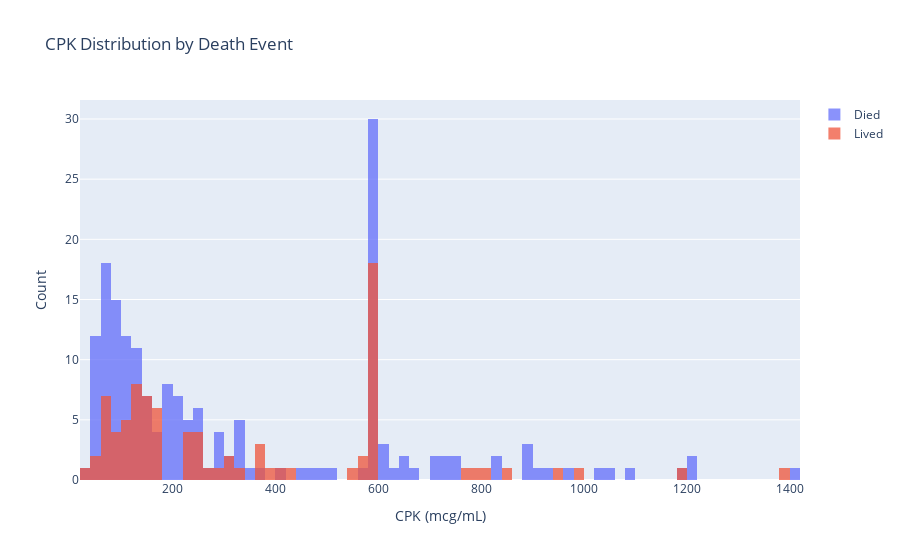

This figure's notebook cell:
### Markdown cell above
By CPK

### Code cell
fig = go.Figure()

fig.add_trace( go.Histogram(
    x=died["creatinine_phosphokinase"], 
    name="Died",
    xbins=dict(
        start = 0,
        end = 1500,
        size = 20
    )
) )

fig.add_trace( go.Histogram(
    x=lived["creatinine_phosphokinase"],
    name="Lived",
    xbins=dict(
        start = 0,
        end = 1500,
        size = 20
    )
) )



fig.update_layout(
    title="CPK Distribution by Death Event",
    xaxis_title="CPK (mcg/mL)",
    yaxis_title="Count",
    barmode='overlay')
fig.update_traces(opacity=0.75)
fig.show()

### Figure 1 — Plotly figure (JSON) as saved in the notebook; plotly's stock layout.template omitted (floating-point values rounded to 4 significant figures; data arrays with more than 128 entries replaced by an {"elided": "..."} marker saying what was removed)
{"data": [{"name": "Died", "opacity": 0.75, "type": "histogram", "x": {"elided": "203 int values"}, "xbins": {"end": 1500, "size": 20, "start": 0}}, {"name": "Lived", "opacity": 0.75, "type": "histogram", "x": [582, 7861, 146, 111, 160, 47, 246, 315, 157, 123, 81, 231, 981, 168, 379, 149, 582, 125, 582, 128, 220, 582, 148, 112, 122, 60, 70, 582, 23, 249, 94, 582, 60, 855, 235, 582, 124, 571, 588, 582, 1380, 582, 553, 129, 577, 91, 3964, 69, 260, 371, 789, 364, 7702, 318, 582, 68, 250, 110, 161, 113, 5882, 582, 47, 76, 280, 154, 328, 129, 143, 582, 582, 168, 805, 943, 582, 233, 2334, 2442, 776, 66, 176, 395, 99, 145, 104, 582, 1896, 582, 418, 131, 427, 582, 166, 2017, 258, 1199], "xbins": {"end": 1500, "size": 20, "start": 0}}], "layout": {"autosize": true, "barmode": "overlay", "title": {"text": "CPK Distribution by Death Event"}, "xaxis": {"autorange": true, "range": [20, 1420], "title": {"text": "CPK (mcg/mL)"}, "type": "linear"}, "yaxis": {"autorange": true, "range": [0, 31.58], "title": {"text": "Count"}}}}
